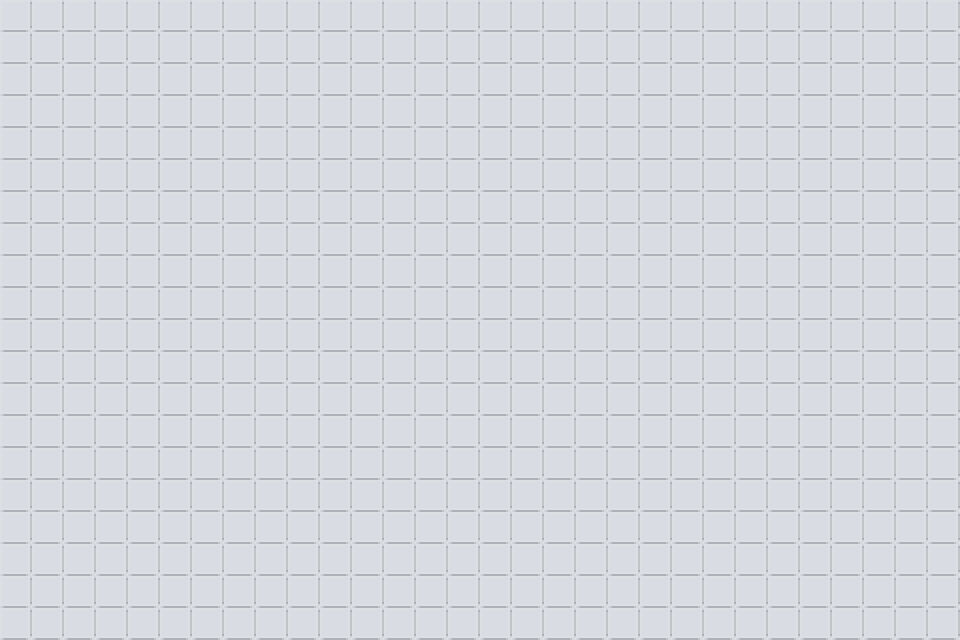

Tiled map render using the project's own tile images. Description and the whole map definition, tile-layer contents included, below:
An orthogonal 30x20 tile map with 32x32 px tiles, 1 tile layer (Tile Layer 1).

<map version="1.10" tiledversion="1.12.2" orientation="orthogonal" renderorder="right-down" width="30" height="20" tilewidth="32" tileheight="32" infinite="0" nextlayerid="2" nextobjectid="1">
 <tileset firstgid="1" source="../../Downloads/Game Assets/Room_Builder_Floors_32x32.tsx" />
 <layer id="1" name="Tile Layer 1" width="30" height="20">
  <data encoding="csv">
506,506,506,506,506,506,506,506,506,506,506,506,506,506,506,506,506,506,506,506,506,506,506,506,506,506,506,506,506,506,
506,506,506,506,506,506,506,506,506,506,506,506,506,506,506,506,506,506,506,506,506,506,506,506,506,506,506,506,506,506,
506,506,506,506,506,506,506,506,506,506,506,506,506,506,506,506,506,506,506,506,506,506,506,506,506,506,506,506,506,506,
506,506,506,506,506,506,506,506,506,506,506,506,506,506,506,506,506,506,506,506,506,506,506,506,506,506,506,506,506,506,
506,506,506,506,506,506,506,506,506,506,506,506,506,506,506,506,506,506,506,506,506,506,506,506,506,506,506,506,506,506,
506,506,506,506,506,506,506,506,506,506,506,506,506,506,506,506,506,506,506,506,506,506,506,506,506,506,506,506,506,506,
506,506,506,506,506,506,506,506,506,506,506,506,506,506,506,506,506,506,506,506,506,506,506,506,506,506,506,506,506,506,
506,506,506,506,506,506,506,506,506,506,506,506,506,506,506,506,506,506,506,506,506,506,506,506,506,506,506,506,506,506,
506,506,506,506,506,506,506,506,506,506,506,506,506,506,506,506,506,506,506,506,506,506,506,506,506,506,506,506,506,506,
506,506,506,506,506,506,506,506,506,506,506,506,506,506,506,506,506,506,506,506,506,506,506,506,506,506,506,506,506,506,
506,506,506,506,506,506,506,506,506,506,506,506,506,506,506,506,506,506,506,506,506,506,506,506,506,506,506,506,506,506,
506,506,506,506,506,506,506,506,506,506,506,506,506,506,506,506,506,506,506,506,506,506,506,506,506,506,506,506,506,506,
506,506,506,506,506,506,506,506,506,506,506,506,506,506,506,506,506,506,506,506,506,506,506,506,506,506,506,506,506,506,
506,506,506,506,506,506,506,506,506,506,506,506,506,506,506,506,506,506,506,506,506,506,506,506,506,506,506,506,506,506,
506,506,506,506,506,506,506,506,506,506,506,506,506,506,506,506,506,506,506,506,506,506,506,506,506,506,506,506,506,506,
506,506,506,506,506,506,506,506,506,506,506,506,506,506,506,506,506,506,506,506,506,506,506,506,506,506,506,506,506,506,
506,506,506,506,506,506,506,506,506,506,506,506,506,506,506,506,506,506,506,506,506,506,506,506,506,506,506,506,506,506,
506,506,506,506,506,506,506,506,506,506,506,506,506,506,506,506,506,506,506,506,506,506,506,506,506,506,506,506,506,506,
506,506,506,506,506,506,506,506,506,506,506,506,506,506,506,506,506,506,506,506,506,506,506,506,506,506,506,506,506,506,
506,506,506,506,506,506,506,506,506,506,506,506,506,506,506,506,506,506,506,506,506,506,506,506,506,506,506,506,506,506
</data>
 </layer>
</map>
